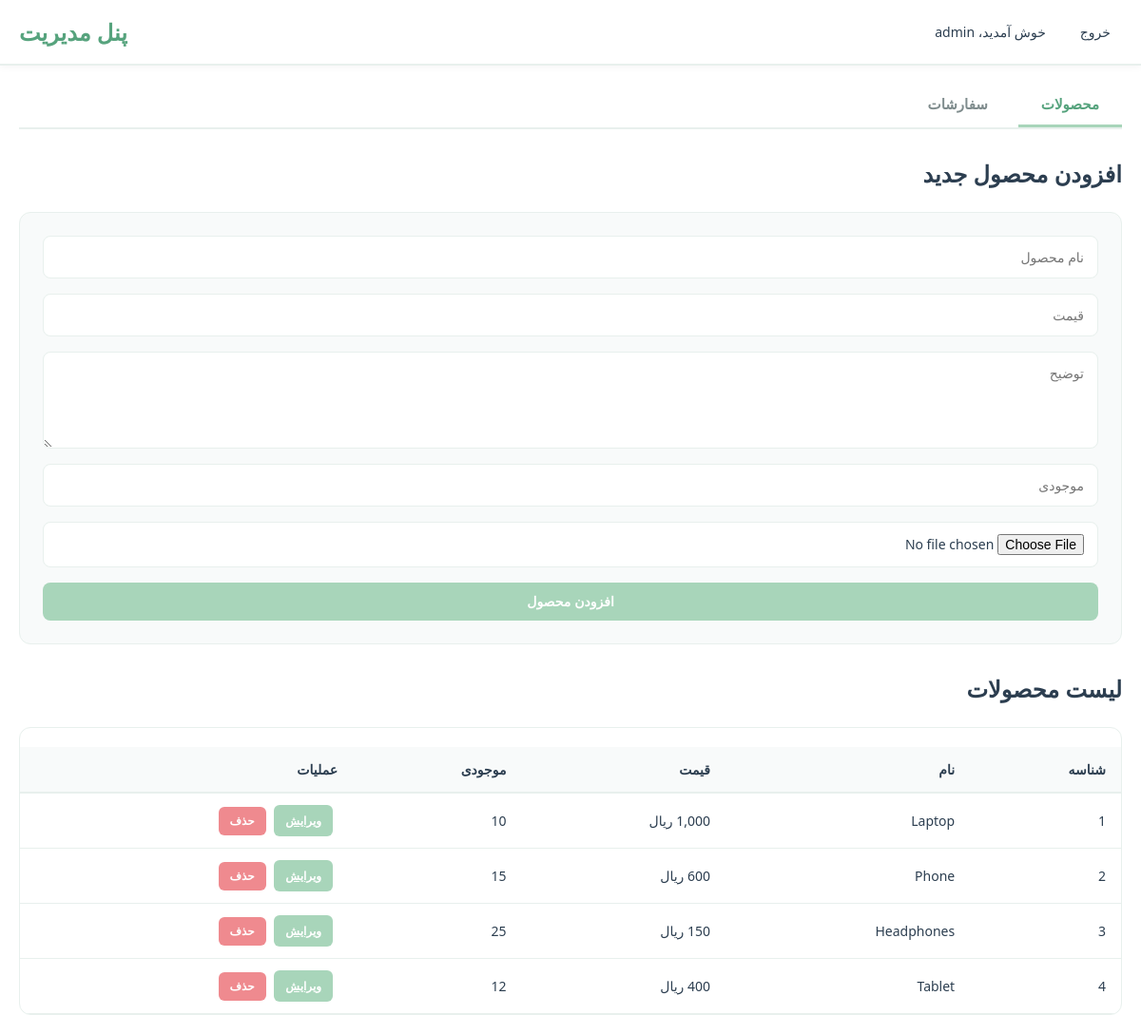
/admin.php (signed in), run on the app's committed database.
### tables this page shows
CREATE TABLE products (
    id INT AUTO_INCREMENT PRIMARY KEY,
    name VARCHAR(255) NOT NULL,
    price DECIMAL(10, 2) NOT NULL,
    description TEXT,
    stock INT DEFAULT 0,
    image VARCHAR(255),
    created_at TIMESTAMP DEFAULT CURRENT_TIMESTAMP
);

### admin.php (the view, shortened to what this page needs)
<?php
include 'config.php';
$editProduct = null;
$products = $pdo->query("SELECT * FROM products")->fetchAll();
?>
<!DOCTYPE html>
<html lang="fa">
<head>
    <link rel="stylesheet" href="style.css">
</head>
<body dir="rtl">
    <nav class="navbar">
        <div class="navbar-container">
            <h1 class="navbar-title">پنل مدیریت</h1>
            <div class="navbar-right">
                <span class="welcome">خوش آمدید، <?php echo htmlspecialchars($_SESSION['username']); ?></span>
                <a href="logout.php" class="nav-link">خروج</a>
            </div>
        </div>
    </nav>
    <div class="admin-container">
        <div class="admin-tabs">
            <button class="tab-btn active" onclick="switchTab('products', this)">محصولات</button>
            <button class="tab-btn" onclick="switchTab('orders', this)">سفارشات</button>
        </div>
        <div id="products-tab" class="tab-content active">
            <h2><?php echo $editProduct ? 'ویرایش محصول' : 'افزودن محصول جدید'; ?></h2>
            <form method="POST" action="admin.php?action=<?php echo $editProduct ? 'edit' : 'add'; ?>" class="form" enctype="multipart/form-data">
                <input type="text" name="name" placeholder="نام محصول" value="<?php echo $editProduct['name'] ?? ''; ?>" required>
                <input type="number" name="price" placeholder="قیمت" step="0.01" value="<?php echo $editProduct['price'] ?? ''; ?>" required>
                <textarea name="description" placeholder="توضیح" rows="4"><?php echo $editProduct['description'] ?? ''; ?></textarea>
                <input type="number" name="stock" placeholder="موجودی" value="<?php echo $editProduct['stock'] ?? ''; ?>" required>
                <input type="file" name="image" accept="image/*" placeholder="عکس محصول">
                <button type="submit" class="btn btn-primary"><?php echo $editProduct ? 'به روز رسانی محصول' : 'افزودن محصول'; ?></button>
            </form>
            <h2>لیست محصولات</h2>
            <div class="products-list">
                <table>
                    <thead>
                        <tr>
                            <th>شناسه</th>
                            <th>نام</th>
                            <th>قیمت</th>
                            <th>موجودی</th>
                            <th>عملیات</th>
                        </tr>
                    </thead>
                    <tbody>
                        <?php foreach ($products as $product): ?>
                            <tr>
                                <td><?php echo $product['id']; ?></td>
                                <td><?php echo htmlspecialchars($product['name']); ?></td>
                                <td><?php echo number_format($product['price'], 0); ?> ریال</td>
                                <td><?php echo $product['stock']; ?></td>
                                <td>
                                    <a href="admin.php?action=edit&id=<?php echo $product['id']; ?>" class="btn btn-sm">ویرایش</a>
                                    <form method="POST" action="admin.php?action=delete" style="display: inline;">
                                        <button type="submit" class="btn btn-sm btn-danger" onclick="return confirm('آیا مطمئن هستید؟')">حذف</button>
                                    </form>
                                </td>
                            </tr>
                        <?php endforeach; ?>
                    </tbody>
                </table>
            </div>
        </div>
    </div>
</body>
</html>

### style.css (style rules this page uses)
* { margin: 0; padding: 0; box-sizing: border-box; }
:root { --primary-green: #A8D5BA; --secondary-green: #7FBC8F; --dark-green: #56A37D; --light-bg: #F8FAFA; --border-color: #E8F0ED; --text-dark: #2C3E50; --text-light: #7F8C8D; }
body { font-family: 'Segoe UI', 'Helvetica Neue', sans-serif; background: white; min-height: 100vh; color: var(--text-dark); }
[dir="rtl"] { direction: rtl; text-align: right; }
[dir="rtl"] .navbar-right { flex-direction: row-reverse; }
[dir="rtl"] .navbar-container { flex-direction: row-reverse; }
[dir="rtl"] table th, [dir="rtl"] table td { text-align: right; }
.navbar { background: white; border-bottom: 2px solid var(--border-color); padding: 0; margin-bottom: 0; box-shadow: 0 2px 8px rgba(0, 0, 0, 0.04); }
.navbar-container { max-width: 1200px; margin: 0 auto; display: flex; justify-content: space-between; align-items: center; padding: 16px 20px; }
.navbar-title { font-size: 24px; font-weight: 700; color: var(--dark-green); margin: 0; }
.navbar-right { display: flex; gap: 24px; align-items: center; }
.welcome { font-weight: 500; color: var(--text-dark); font-size: 14px; }
.nav-link { text-decoration: none; color: var(--text-dark); font-weight: 500; transition: all 0.3s ease; padding: 8px 12px; border-radius: 6px; font-size: 14px; }
.form { display: flex; flex-direction: column; gap: 16px; }
.form input, .form textarea { padding: 12px 14px; border: 1px solid var(--border-color); border-radius: 8px; font-size: 14px; font-family: inherit; background: white; transition: all 0.3s ease; }
.form textarea { resize: vertical; min-height: 100px; }
.btn { padding: 12px 24px; border: none; border-radius: 8px; font-size: 14px; font-weight: 600; cursor: pointer; transition: all 0.3s ease; background: var(--primary-green); color: white; }
.btn-primary { background: var(--primary-green); color: white; }
.btn-danger { background: #EF8A8F; }
.btn-sm { padding: 8px 12px; font-size: 12px; border-radius: 6px; }
.admin-container { max-width: 1300px; margin: 0 auto; padding: 20px; }
.admin-tabs { display: flex; gap: 8px; margin-bottom: 30px; border-bottom: 2px solid var(--border-color); }
.tab-btn { padding: 12px 24px; background: none; border: none; cursor: pointer; font-size: 15px; font-weight: 600; color: var(--text-light); border-bottom: 3px solid transparent; transition: all 0.3s ease; }
.tab-btn.active { color: var(--dark-green); border-bottom-color: var(--primary-green); }
.tab-content { display: none; }
.tab-content.active { display: block; }
.tab-content h2 { margin-top: 24px; margin-bottom: 24px; color: var(--text-dark); font-size: 24px; font-weight: 600; }
.tab-content .form { margin-bottom: 30px; padding: 24px; background: var(--light-bg); border-radius: 12px; border: 1px solid var(--border-color); }
table { width: 100%; border-collapse: collapse; margin-top: 20px; }
table thead { background: var(--light-bg); }
table th { padding: 14px 16px; text-align: left; font-weight: 600; color: var(--text-dark); border-bottom: 2px solid var(--border-color); font-size: 14px; }
table td { padding: 12px 16px; border-bottom: 1px solid var(--border-color); color: var(--text-dark); font-size: 14px; }
table td .btn { margin-right: 5px; display: inline-block; }
.products-list { border-radius: 12px; overflow: hidden; border: 1px solid var(--border-color); }

### data on the page
products: id "1", name "Laptop", stock "10"
products: id "2", name "Phone", stock "15"
products: id "3", name "Headphones", stock "25"
products: id "4", name "Tablet", stock "12"

### other printed values
$_SESSION['username'] "admin"
